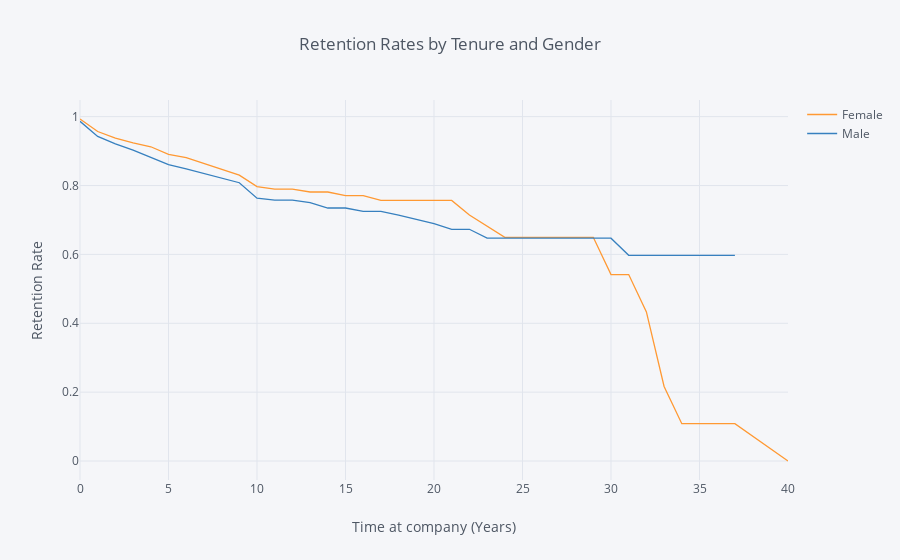

Notebook code for this chart:
### Markdown cell above
## 2. Compare the plot above with one that plots employee retention rates by gender over the number of years the employee has been working for the company.

### Code cell
rates = survival(data, 'Gender', 'YearsAtCompany', 'Attrition')

rates.iplot(kind='line', xTitle='Time at company (Years)', yTitle='Retention Rate',
            title='Retention Rates by Tenure and Gender')

### Figure 1 — Plotly figure (JSON) as saved in the notebook; plotly's stock layout.template omitted (floating-point values rounded to 4 significant figures)
{"data": [{"line": {"color": "rgba(255, 153, 51, 1.0)", "dash": "solid", "shape": "linear", "width": 1.3}, "mode": "lines", "name": "Female", "text": "", "type": "scatter", "uid": "981e2249-bbf0-499b-8433-b397f45745ac", "x": [0, 1, 2, 3, 4, 5, 6, 7, 8, 9, 10, 11, 12, 13, 14, 15, 16, 17, 18, 19, 20, 21, 22, 23, 24, 25, 26, 27, 29, 30, 31, 32, 33, 34, 36, 37, 40], "y": [0.9932, 0.9568, 0.938, 0.9239, 0.9126, 0.8906, 0.8813, 0.8642, 0.8487, 0.8303, 0.7969, 0.7898, 0.7898, 0.7812, 0.7812, 0.7704, 0.7704, 0.7566, 0.7566, 0.7566, 0.7566, 0.7566, 0.7146, 0.6821, 0.6496, 0.6496, 0.6496, 0.6496, 0.6496, 0.5414, 0.5414, 0.4331, 0.2165, 0.1083, 0.1083, 0.1083, 0]}, {"line": {"color": "rgba(55, 128, 191, 1.0)", "dash": "solid", "shape": "linear", "width": 1.3}, "mode": "lines", "name": "Male", "text": "", "type": "scatter", "uid": "875a2388-82e8-4b41-8046-ef2ae2470ea9", "x": [0, 1, 2, 3, 4, 5, 6, 7, 8, 9, 10, 11, 12, 13, 14, 15, 16, 17, 18, 19, 20, 21, 22, 23, 24, 25, 26, 27, 29, 30, 31, 32, 33, 34, 36, 37, 40], "y": [0.9864, 0.9425, 0.921, 0.9029, 0.8815, 0.861, 0.8483, 0.8342, 0.8206, 0.8081, 0.7634, 0.7577, 0.7577, 0.7506, 0.7347, 0.7347, 0.725, 0.725, 0.714, 0.7021, 0.6894, 0.6729, 0.6729, 0.6471, 0.6471, 0.6471, 0.6471, 0.6471, 0.6471, 0.6471, 0.5973, 0.5973, 0.5973, 0.5973, 0.5973, 0.5973, ""]}], "layout": {"legend": {"bgcolor": "#F5F6F9", "font": {"color": "#4D5663"}}, "paper_bgcolor": "#F5F6F9", "plot_bgcolor": "#F5F6F9", "title": {"font": {"color": "#4D5663"}, "text": "Retention Rates by Tenure and Gender"}, "xaxis": {"gridcolor": "#E1E5ED", "showgrid": true, "tickfont": {"color": "#4D5663"}, "title": {"font": {"color": "#4D5663"}, "text": "Time at company (Years)"}, "zerolinecolor": "#E1E5ED"}, "yaxis": {"gridcolor": "#E1E5ED", "showgrid": true, "tickfont": {"color": "#4D5663"}, "title": {"font": {"color": "#4D5663"}, "text": "Retention Rate"}, "zerolinecolor": "#E1E5ED"}}}
